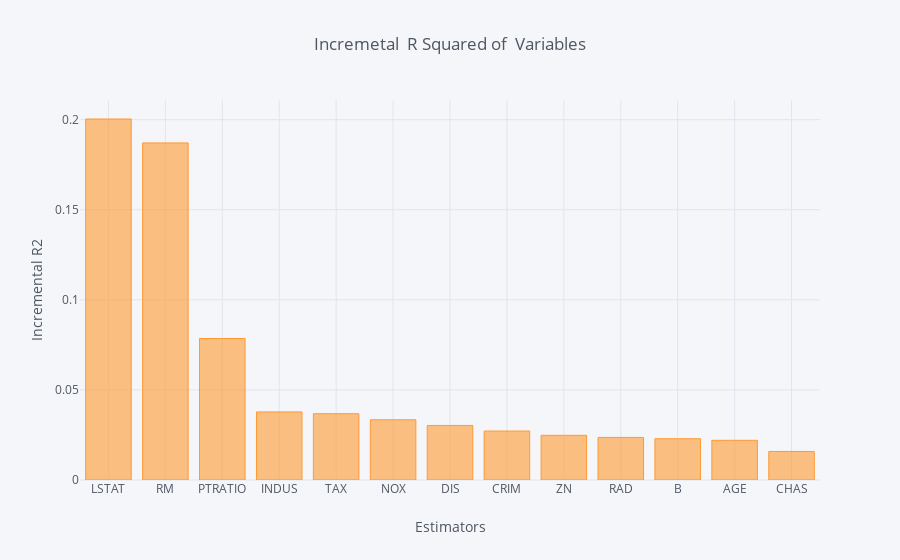
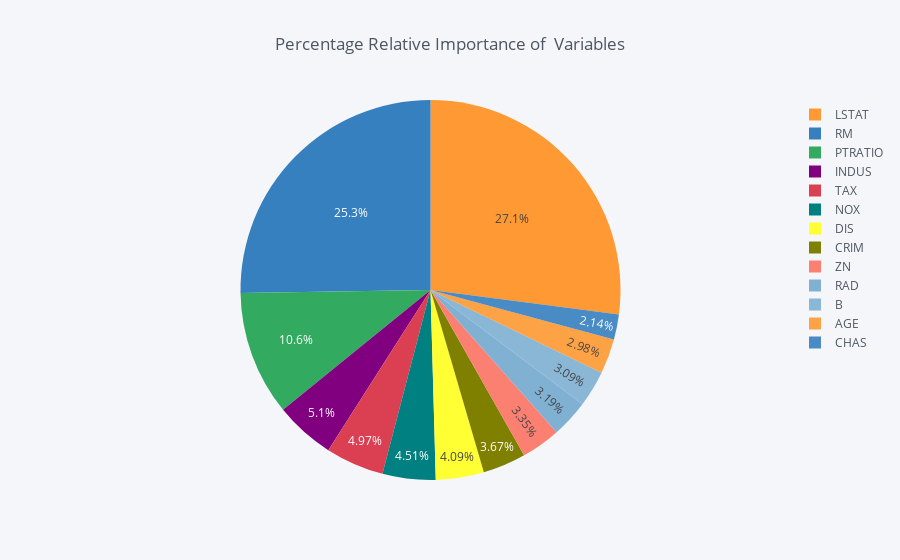

The code cell stored with these charts, in order, in its notebook:
### Code cell
dominance_regression.plot_incremental_rsquare()

### Figure 1 — Plotly figure (JSON) as saved in the notebook; plotly's stock layout.template omitted (floating-point values rounded to 4 significant figures)
{"data": [{"marker": {"color": "rgba(255, 153, 51, 0.6)", "line": {"color": "rgba(255, 153, 51, 1.0)", "width": 1}}, "name": "incremental_r2", "orientation": "v", "text": "", "type": "bar", "uid": "fae06be7-74d2-4441-87e6-8ff0cf030777", "x": ["LSTAT", "RM", "PTRATIO", "INDUS", "TAX", "NOX", "DIS", "CRIM", "ZN", "RAD", "B", "AGE", "CHAS"], "y": [0.2004, 0.1871, 0.07853, 0.03778, 0.03679, 0.03341, 0.03028, 0.02718, 0.02481, 0.02363, 0.02291, 0.02204, 0.01584]}], "layout": {"legend": {"bgcolor": "#F5F6F9", "font": {"color": "#4D5663"}}, "paper_bgcolor": "#F5F6F9", "plot_bgcolor": "#F5F6F9", "title": {"font": {"color": "#4D5663"}, "text": "Incremetal  R Squared of  Variables "}, "xaxis": {"gridcolor": "#E1E5ED", "showgrid": true, "tickfont": {"color": "#4D5663"}, "title": {"font": {"color": "#4D5663"}, "text": "Estimators"}, "zerolinecolor": "#E1E5ED"}, "yaxis": {"gridcolor": "#E1E5ED", "showgrid": true, "tickfont": {"color": "#4D5663"}, "title": {"font": {"color": "#4D5663"}, "text": "Incremental R2"}, "zerolinecolor": "#E1E5ED"}}}

### Figure 2 — Plotly figure (JSON) as saved in the notebook; plotly's stock layout.template omitted (floating-point values rounded to 4 significant figures)
{"data": [{"labels": ["LSTAT", "RM", "PTRATIO", "INDUS", "TAX", "NOX", "DIS", "CRIM", "ZN", "RAD", "B", "AGE", "CHAS"], "marker": {"colors": ["rgba(255, 153, 51, 1.0)", "rgba(55, 128, 191, 1.0)", "rgba(50, 171, 96, 1.0)", "rgba(128, 0, 128, 1.0)", "rgba(219, 64, 82, 1.0)", "rgba(0, 128, 128, 1.0)", "rgba(255, 255, 51, 1.0)", "rgba(128, 128, 0, 1.0)", "rgba(251, 128, 114, 1.0)", "rgba(128, 177, 211, 1.0)", "rgba(128, 177, 211, 0.8999999999999999)", "rgba(255, 153, 51, 0.8999999999999999)", "rgba(55, 128, 191, 0.8999999999999999)"]}, "name": "", "type": "pie", "uid": "6f3917d4-1d28-43da-a352-60aa0656ead4", "values": [27.05, 25.26, 10.6, 5.101, 4.967, 4.512, 4.088, 3.669, 3.35, 3.19, 3.094, 2.975, 2.139]}], "layout": {"legend": {"bgcolor": "#F5F6F9", "font": {"color": "#4D5663"}}, "paper_bgcolor": "#F5F6F9", "plot_bgcolor": "#F5F6F9", "title": {"font": {"color": "#4D5663"}, "text": "Percentage Relative Importance of  Variables "}}}
